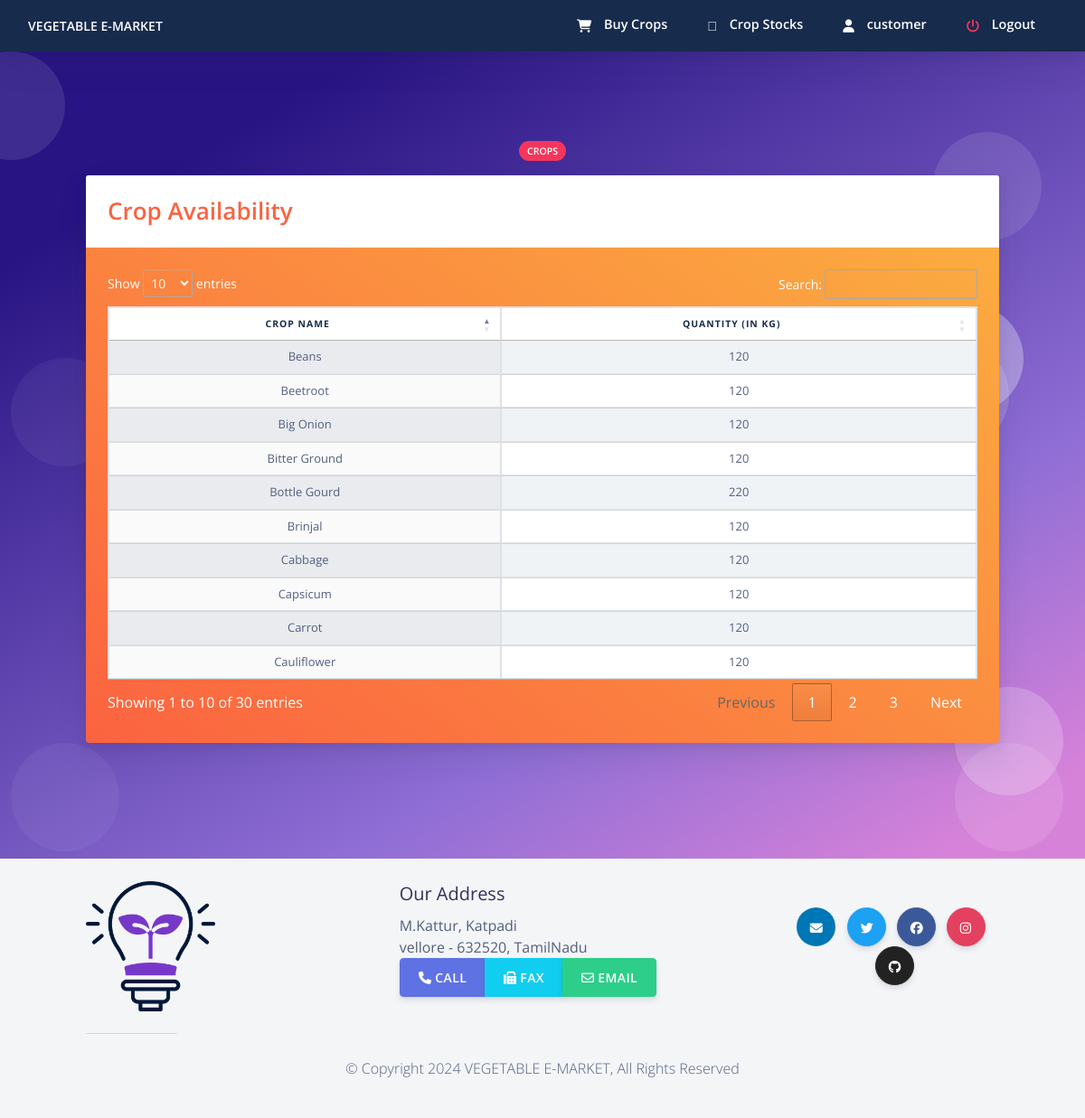
The app's page /customer/cstock_crop.php (signed in) with its own data.
### tables this page shows
CREATE TABLE IF NOT EXISTS `custlogin` (
  `cust_id` int NOT NULL AUTO_INCREMENT,
  `cust_name` varchar(255) NOT NULL,
  `password` varchar(255) NOT NULL,
  `email` varchar(255) NOT NULL,
  `address` varchar(255) NOT NULL,
  `city` varchar(255) NOT NULL,
  `pincode` varchar(255) NOT NULL,
  `state` varchar(255) NOT NULL,
  `phone_no` varchar(255) NOT NULL,
  PRIMARY KEY (`cust_id`)
);

CREATE TABLE IF NOT EXISTS `production_approx` (
  `crop` varchar(20) NOT NULL,
  `quantity` int NOT NULL,
  PRIMARY KEY (`crop`)
);

### customer/csession.php (called while the page is built, shortened)
<?php
$user_check = $_SESSION['customer_login_user'];
?>

### customer/cstock_crop.php (the view, shortened to what this page needs)
<?php
include ('csession.php');
$query4 = "SELECT * from custlogin where email='$user_check'";
              $ses_sq4 = mysqli_query($conn, $query4);
              $row4 = mysqli_fetch_assoc($ses_sq4);
              $para2 = $row4['cust_name'];
?>
<!DOCTYPE html>
<html>
<?php include ('cheader.php');  ?>
  <body class="bg-white" id="top">
<?php include ('cnav.php');  ?>
  <section class="section section-shaped section-lg">
    <div class="shape shape-style-1 shape-primary">
      <span></span>
      <span></span>
      <span></span>
      <span></span>
      <span></span>
      <span></span>
      <span></span>
      <span></span>
      <span></span>
    </div>
<div class="container ">
    	 <div class="row">
          <div class="col-md-8 mx-auto text-center">
            <span class="badge badge-danger badge-pill mb-3">Crops</span>
          </div>
        </div>
          <div class="row row-content">
            <div class="col-md-12 mb-3">
				<div class="card text-white bg-gradient-warning mb-3">
				  <div class="card-header">
				  <span class=" text-warning display-4" > Crop Availability </span>
				  </div>
				  <div class="card-body text-white">
				<table class="table table-striped table-hover table-bordered bg-gradient-white text-center display" id="myTable">
				    <thead>
		<tr class="font-weight-bold text-default">
					<th><center>Crop Name</center></th>
					<th><center>Quantity (in KG)</center></th>
						</tr>
			</thead>
		<tbody>
						<?php
	$sql = "SELECT crop, quantity FROM production_approx where quantity > 0";
								$query = mysqli_query($conn,$sql);
								while($res = mysqli_fetch_array($query)){
				 ?>
		 <tr class="text-center">
							 <td> <?php echo $res['crop'];  ?> </td>
							 <td> <?php echo $res['quantity'];  ?> </td>
							</tr>
							 <?php
							 }
							  ?>
		</tbody>
				  </table>
				  </div>
				</div>
            </div>
          </div>
        </div>
</section>
    <?php require("footer.php");?>
</body>
</html>

### customer/cnav.php (shortened to what this page needs)
 <nav
   id="navbar-main"
   class="
     navbar navbar-main navbar-expand-lg
     bg-default
     navbar-light
     position-sticky
     top-0
     shadow
     py-0
   "
 >
   <div class="container-fluid">
     <ul class="navbar-nav navbar-nav-hover align-items-lg-center">
       <li class="nav-item dropdown">
         <a href="../index.php" class="navbar-brand mr-lg-5 text-white">
         VEGETABLE E-MARKET
         </a>
       </li>
     </ul>
     <div class="navbar-collapse collapse bg-default" id="navbar_global">
       <ul class="navbar-nav align-items-lg-center ml-auto topnav">
 <li class="nav-item">
           <a href="cbuy_crops.php" class="nav-link">
             <span class="text-white nav-link-inner--text font-weight-bold"
               ><i class="text-white fas fa-shopping-cart"></i> Buy Crops</span
             >
           </a>
         </li>
<li class="nav-item">
           <a href="cstock_crop.php" class="nav-link">
             <span class="text-white nav-link-inner--text font-weight-bold"
               ><i class="text-white fad fa-store-alt"></i> Crop Stocks</span
             >
           </a>
         </li>
  <li class="nav-item">
           <a href="cprofile.php" class="nav-link">
             <span class="text-white nav-link-inner--text font-weight-bold"
               ><i class="text-white fas fa-user"></i> <?php echo $para2 ?> </span
             >
           </a>
         </li>
  <li class="nav-item">
           <a href="clogout.php" class="nav-link">
             <span class="text-white nav-link-inner--text font-weight-bold"
               ><i class="text-danger fas fa-power-off"></i> Logout </span
             >
           </a>
         </li>
       </ul>
     </div>
   </div>
 </nav>

### customer/cnav.php (style rules this page uses)
.topnav a { border-bottom: 3px solid transparent; }

### records on screen
custlogin: cust_name "customer"
production_approx: crop "Beans", quantity "120"
production_approx: crop "Beetroot", quantity "120"
production_approx: crop "Big Onion", quantity "120"
production_approx: crop "Bitter Ground", quantity "120"
production_approx: crop "Bottle Gourd", quantity "220"
production_approx: crop "Brinjal", quantity "120"
production_approx: crop "Cabbage", quantity "120"
production_approx: crop "Capsicum", quantity "120"
production_approx: crop "Carrot", quantity "120"
production_approx: crop "Cauliflower", quantity "120"
